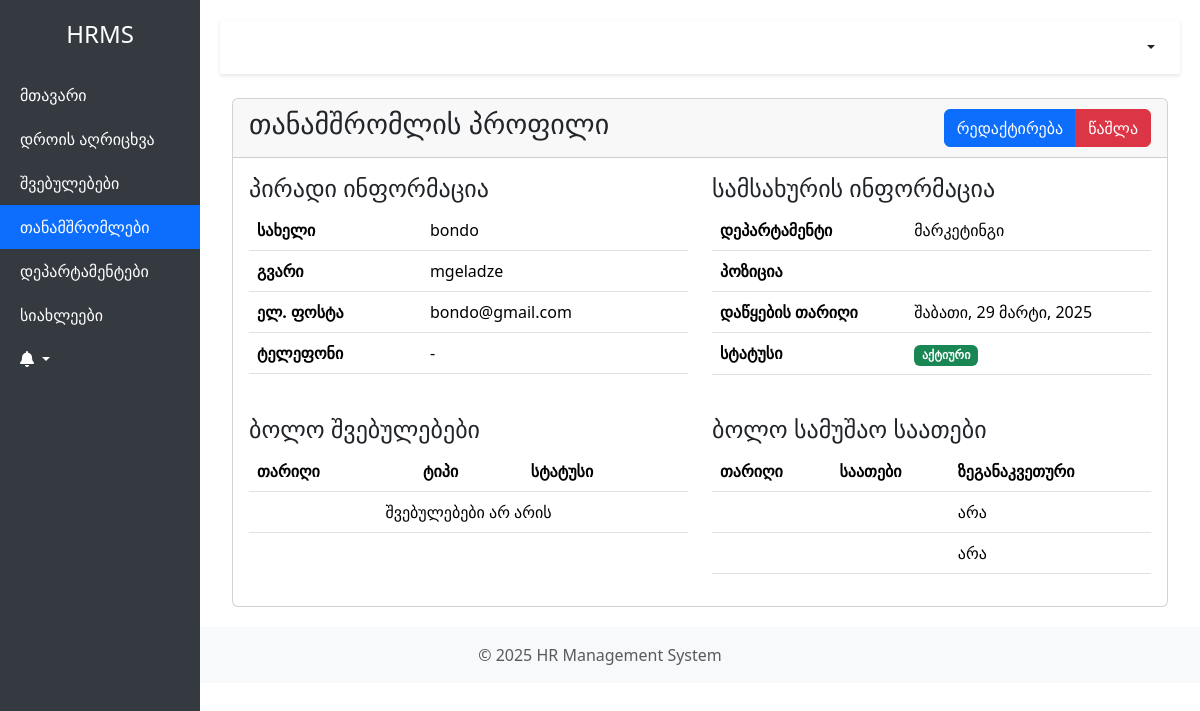
Page /employees/6/ (signed in) on the committed database.
### hr_app/models.py (models this page shows, shortened)
class Employee(models.Model):
    GENDER_CHOICES = (
        ('male', _('მამრობითი')),
        ('female', _('მდედრობითი')),
        ('other', _('სხვა')),
    )
    user = models.OneToOneField(User, on_delete=models.CASCADE, related_name='employee_profile', null=True, blank=True)
    first_name = models.CharField(_('სახელი'), max_length=100)
    last_name = models.CharField(_('გვარი'), max_length=100)
    email = models.EmailField(_('ელ.ფოსტა'), unique=True)
    phone = models.CharField(_('ტელეფონი'), max_length=50, blank=True)
    department = models.ForeignKey('Department', on_delete=models.SET_NULL, null=True, related_name='employees')
    birth_date = models.DateField(_('დაბადების თარიღი'), null=True, blank=True)
    start_date = models.DateField(_('დაწყების თარიღი'))
    salary = models.DecimalField(_('ხელფასი'), max_digits=10, decimal_places=2, default=0)
    gender = models.CharField(_('სქესი'), max_length=10, choices=GENDER_CHOICES, null=True, blank=True)
    created_by = models.ForeignKey(User, on_delete=models.SET_NULL, null=True, related_name='created_employees')
    created_at = models.DateTimeField(auto_now_add=True)
    updated_at = models.DateTimeField(auto_now=True)
    vacation_days_left = models.PositiveIntegerField(_("დარჩენილი შვებულების დღეები"), default=20)
    profile_picture = models.ImageField(_("პროფილის სურათი"), upload_to='profile_pics/', null=True, blank=True)
    manager = models.ForeignKey('self', on_delete=models.SET_NULL, null=True, blank=True, related_name='subordinates',
                                verbose_name=_("მენეჯერი"))
    class Meta:
        verbose_name = _('თანამშრომელი')
        verbose_name_plural = _('თანამშრომლები')

class Department(models.Model):
    name = models.CharField(_("დასახელება"), max_length=100)
    description = models.TextField(_("აღწერა"), blank=True)
    class Meta:
        ordering = ['name']

class TimeEntry(models.Model):
    employee = models.ForeignKey('Employee', on_delete=models.CASCADE, related_name='time_entries')
    check_in = models.DateTimeField(_('შემოსვლის დრო'), default=timezone.now)
    check_out = models.DateTimeField(_('გასვლის დრო'), null=True, blank=True)
    ip_address = models.GenericIPAddressField(_('IP მისამართი'))
    class Meta:
        ordering = ['-check_in']
        verbose_name = _('დროის ჩანაწერი')
        verbose_name_plural = _('დროის ჩანაწერები')

### hr_app/views.py (the view)
# urls.py: path('employees/<int:pk>/', views.EmployeeDetailView.as_view(), name='employee-detail'),
class EmployeeDetailView(LoginRequiredMixin, UserPassesTestMixin, DetailView):
    model = Employee
    template_name = 'hr_app/employee/detail.html'
    def test_func(self):
        employee = self.get_object()
        return (hasattr(self.request.user, 'role') and
                self.request.user.role.role in ['admin', 'hr_manager']) or \
               self.request.user == employee.user

### hr_app/templates/hr_app/employee/detail.html
{% extends 'hr_app/base.html' %}
{% load django_bootstrap5 %}
{% load i18n %}
{% block content %}
<div class="container mt-4">
    <div class="card">
        <div class="card-header d-flex justify-content-between align-items-center">
            <h3>{% trans "თანამშრომლის პროფილი" %}</h3>
            {% if user.role.role in 'admin,hr_manager' or user == object.user %}
            <div class="btn-group">
                <a href="{% url 'employee-update' pk=object.pk %}" class="btn btn-primary">
                    {% trans "რედაქტირება" %}
                </a>
                {% if user.role.role in 'admin,hr_manager' %}
                <a href="{% url 'employee-delete' pk=object.pk %}" class="btn btn-danger">
                    {% trans "წაშლა" %}
                </a>
                {% endif %}
            </div>
            {% endif %}
        </div>
        <div class="card-body">
            <div class="row">
                <div class="col-md-6">
                    <h4>{% trans "პირადი ინფორმაცია" %}</h4>
                    <table class="table">
                        <tr>
                            <th>{% trans "სახელი" %}</th>
                            <td>{{ object.first_name }}</td>
                        </tr>
                        <tr>
                            <th>{% trans "გვარი" %}</th>
                            <td>{{ object.last_name }}</td>
                        </tr>
                        <tr>
                            <th>{% trans "ელ. ფოსტა" %}</th>
                            <td>{{ object.email }}</td>
                        </tr>
                        <tr>
                            <th>{% trans "ტელეფონი" %}</th>
                            <td>{{ object.phone|default:"-" }}</td>
                        </tr>
                    </table>
                </div>
                <div class="col-md-6">
                    <h4>{% trans "სამსახურის ინფორმაცია" %}</h4>
                    <table class="table">
                        <tr>
                            <th>{% trans "დეპარტამენტი" %}</th>
                            <td>{{ object.department.name|default:"-" }}</td>
                        </tr>
                        <tr>
                            <th>{% trans "პოზიცია" %}</th>
                            <td>{{ object.job_title }}</td>
                        </tr>
                        <tr>
                            <th>{% trans "დაწყების თარიღი" %}</th>
                            <td>{{ object.start_date }}</td>
                        </tr>
                        <tr>
                            <th>{% trans "სტატუსი" %}</th>
                            <td>
                                <span class="badge bg-success">{% trans "აქტიური" %}</span>
                            </td>
                        </tr>
                    </table>
                </div>
            </div>
            {% if user.role.role in 'admin,hr_manager' or user == object.user %}
            <div class="row mt-4">
                <div class="col-md-6">
                    <h4>{% trans "ბოლო შვებულებები" %}</h4>
                    <div class="table-responsive">
                        <table class="table">
                            <thead>
                                <tr>
                                    <th>{% trans "თარიღი" %}</th>
                                    <th>{% trans "ტიპი" %}</th>
                                    <th>{% trans "სტატუსი" %}</th>
                                </tr>
                            </thead>
                            <tbody>
                                {% for leave in object.leave_requests.all|slice:":5" %}
                                <tr>
                                    <td>{{ leave.start_date }} - {{ leave.end_date }}</td>
                                    <td>{{ leave.get_leave_type_display }}</td>
                                    <td>
                                        <span class="badge {% if leave.status == 'approved' %}bg-success{% elif leave.status == 'rejected' %}bg-danger{% else %}bg-warning{% endif %}">
                                            {{ leave.get_status_display }}
                                        </span>
                                    </td>
                                </tr>
                                {% empty %}
                                <tr>
                                    <td colspan="3" class="text-center">{% trans "შვებულებები არ არის" %}</td>
                                </tr>
                                {% endfor %}
                            </tbody>
                        </table>
                    </div>
                </div>
                <div class="col-md-6">
                    <h4>{% trans "ბოლო სამუშაო საათები" %}</h4>
                    <div class="table-responsive">
                        <table class="table">
                            <thead>
                                <tr>
                                    <th>{% trans "თარიღი" %}</th>
                                    <th>{% trans "საათები" %}</th>
                                    <th>{% trans "ზეგანაკვეთური" %}</th>
                                </tr>
                            </thead>
                            <tbody>
                                {% for entry in object.time_entries.all|slice:":5" %}
                                <tr>
                                    <td>{{ entry.date }}</td>
                                    <td>{{ entry.hours_worked }}</td>
                                    <td>{{ entry.overtime|yesno:"დიახ,არა" }}</td>
                                </tr>
                                {% empty %}
                                <tr>
                                    <td colspan="3" class="text-center">{% trans "სამუშაო საათები არ არის" %}</td>
                                </tr>
                                {% endfor %}
                            </tbody>
                        </table>
                    </div>
                </div>
            </div>
            {% endif %}
        </div>
    </div>
</div>
{% endblock %}

### rows in the picture
Employee: first_name "bondo", last_name "mgeladze", email "bondo@gmail.com", phone "-", department.name "მარკეტინგი", start_date "შაბათი, 29 მარტი, 2025"
TimeEntry: overtime "არა"
TimeEntry: overtime "არა"
